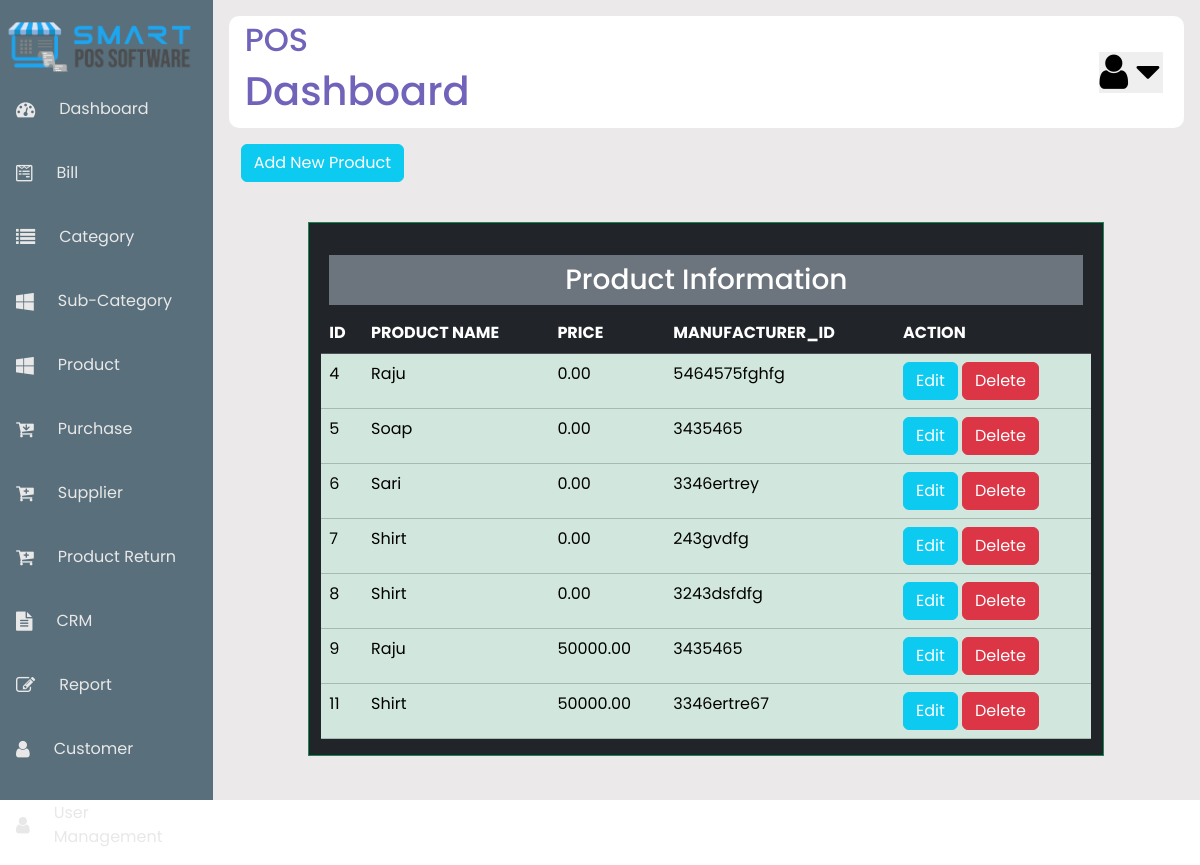
The app's page /product_return_view.php, older data.
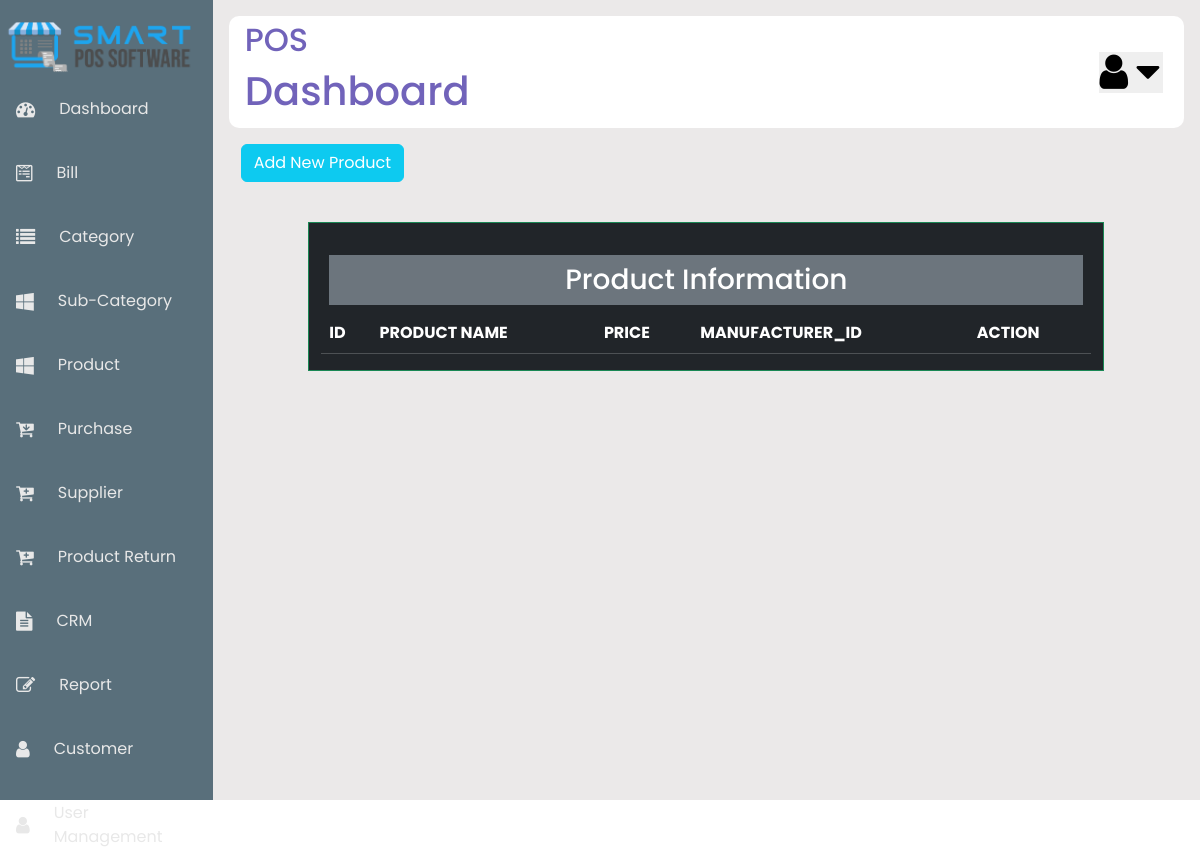
The same page, newer data.
### tables this page shows
CREATE TABLE `product` (
  `id` int(100) NOT NULL,
  `name` varchar(100) NOT NULL,
  `previous_price` int(100) NOT NULL,
  `discount` int(100) NOT NULL,
  `present_price` int(100) NOT NULL,
  `cname` varchar(100) NOT NULL,
  `sname` varchar(100) NOT NULL,
  `quantity` varchar(100) NOT NULL,
  `unit` varchar(100) NOT NULL,
  `qupon` varchar(100) NOT NULL
);

### product_return_view.php (the view, shortened to what this page needs)
<?php
    include("includes/header.php");
    include("includes/sidebar.php");
    include("includes/nav.php");
?>
<?php
$conn = mysqli_connect('localhost','root','','pos_project');
?>
<head>
<link href="https://cdn.jsdelivr.net/npm/bootstrap@5.3.3/dist/css/bootstrap.min.css" rel="stylesheet">
</head>
   <div class="container">
    <div class="row">
    <p>
    <span class='btn btn-info'><a href='insert.php' class='text-white text-decoration-none'>Add New Product</a></span>
    </p>
        <div class="col-sm-1"></div>
        <div class="col-sm-10 pt-4 mt-4 border border-success bg-dark text-white">
            <h3 class="text-center p-2 m-2 bg-secondary text-white">Product Information</h3>
            <?php
            $sql = 'SELECT * FROM product';
            $query = mysqli_query($conn, $sql);
            echo "<table class='table table-success'>
             <tr class='table-dark'>
                <th>ID</th>
                <th>PRODUCT NAME</th>
                <th>PRICE</th>
                <th>MANUFACTURER_ID</th>
                <th>ACTION</th>
             </tr>";
           while ($data = mysqli_fetch_assoc($query)){
            $id = $data['id'];
            $name = $data['name'];
            $price = $data['price'];
            $manufac = $data['manufacturer_id'];
            echo "<tr>
                    <td>$id</td>
                    <td>$name</td>
                    <td>$price</td>
                    <td>$manufac</td>
                    <td>
                    <span class='btn btn-info'><a href='edit.php?id=$id' class='text-white text-decoration-none'>Edit</a></span>
                    <span class='btn btn-danger'><a href='view.php?deleteid=$id' class='text-white text-decoration-none'>Delete</a></span>
                    </td>
                </tr>";
           }
            ?>
        </div>
    </div>
   </div>
   <?php
    include("includes/footer.php");
?>

Row changes from the older to the newer data that the page shows:
removed product: id "4", name "Raju", price "0.00", manufacturer "5464575fghfg"
removed product: id "5", name "Soap", price "0.00", manufacturer "3435465"
removed product: id "6", name "Sari", price "0.00", manufacturer "3346ertrey"
removed product: id "7", name "Shirt", price "0.00", manufacturer "243gvdfg"
removed product: id "8", name "Shirt", price "0.00", manufacturer "3243dsfdfg"
removed product: id "9", name "Raju", price "50000.00", manufacturer "3435465"
removed product: id "11", name "Shirt", price "50000.00", manufacturer "3346ertre67"
